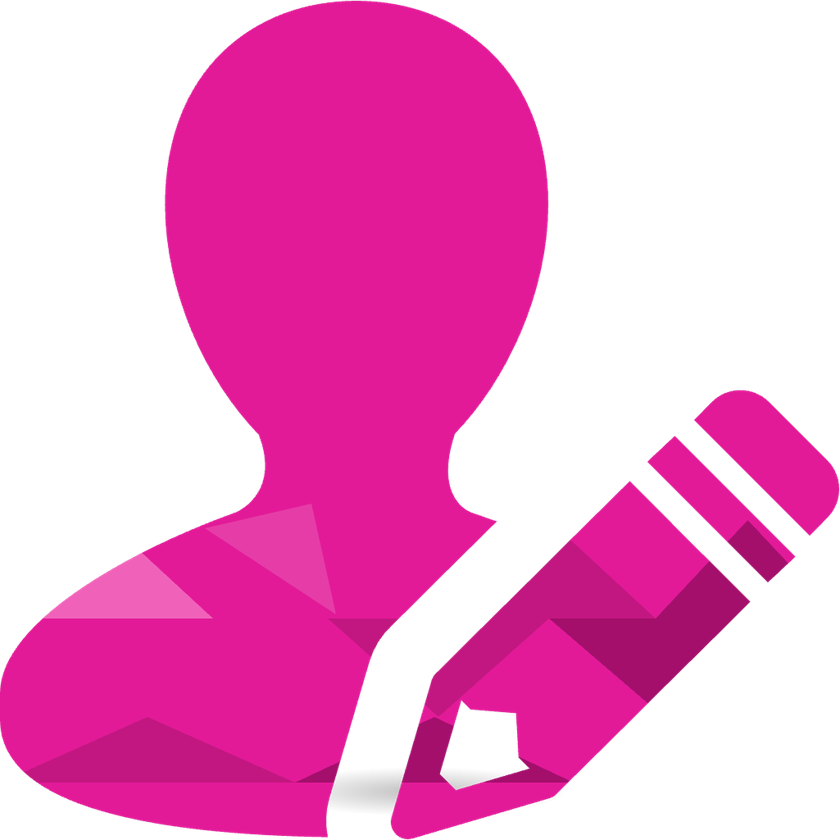
#> input picture study/fase_3/cap-3/imagem.png, 840 x 840 px, shrunk from 1025 x 1024 before the run
$ python aplicacoes-praticas.py
#> lines starting #> are read from the running program, lines starting #| are printed output that depends on the picture
import numpy as np
from PIL import Image

# # === ANALISE DE DADOS ===
#
# # Simulação de dados de vendas com dados aleatórios
# # Os resultados deverão mudar a cada execução
# vendas = np.random.randint(100, 200, size=(30, 4))
# print(vendas)
#
# # Média de vendas por semana
# media_semanal = np.mean(vendas, axis=0)
#
# # Menores vendas por semana
# menor_semanal = np.min(vendas, axis=0)
#
# # Total de vendas por mês
# total_mensal = np.sum(vendas)
#
# # Maior venda do mês
# maior_mensal = np.max(vendas)
# print("media_semanal: ", media_semanal) # Saída: [149.76 154.03 161.26 148.8]
# print("menor_semanal: ",menor_semanal) # Saída: [101 100 112 105]
# print("total_mensal: ",total_mensal) # Saída: 18416
# print("maior_mensal: ",maior_mensal) # Saída: 199
#
# # === RESOLUÇÃO DE SISTEMAS LINEARES ===
#
# # Coeficientes do sistema linear
# a = np.array([[3, 2], [1, 2]])
# b = np.array([5, 5])
#
# # Resolvendo o sistema
# solucao = np.linalg.solve(a, b)
# print(solucao) # Saída: [0. 2.5]

# === PROCESSAMENTO DE IMAGENS DIGITAIS ===

# Carregando uma imagem e transformação em array
imagem = Image.open('imagem.png')
#> imagem is the input picture: PIL image 840x840 RGBA; mean R, G, B, A 104.8, 12.8, 70.7, 118.4
img_array = np.array(imagem)

# Convertendo para escala de cinza
img_cinza = np.dot(img_array[..., :3], [0.29, 0.58, 0.11])
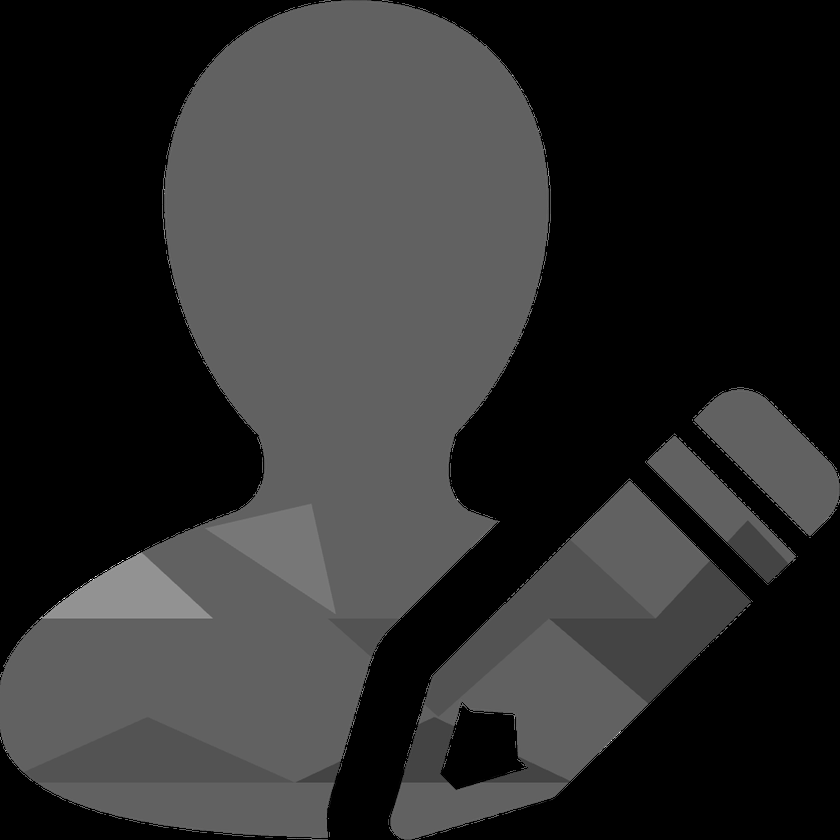
#> img_cinza: shape (840, 840) float64; min 0, max 249.9, mean 45.6

# Salvando a imagem em escala de cinza
img_final = Image.fromarray(img_cinza.astype('uint8'))
img_final.save('imagem_cinza.png')
